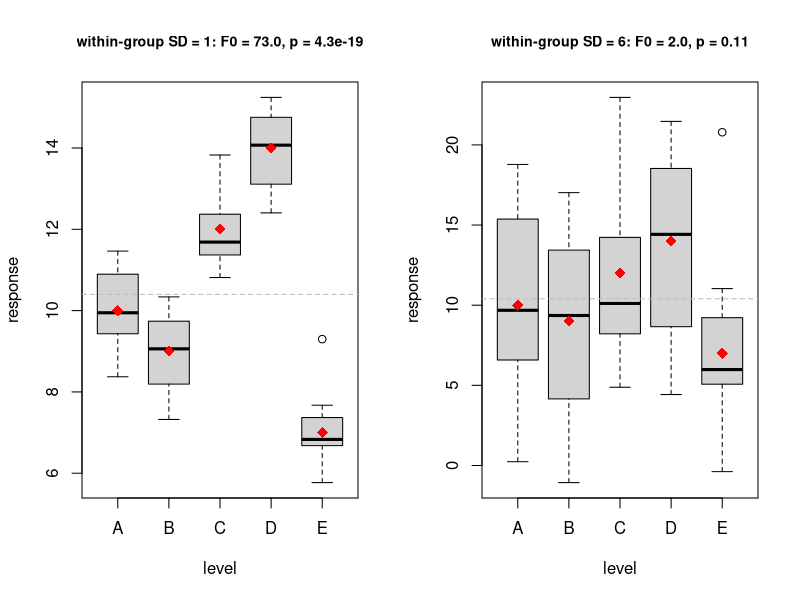

Generate this figure with R:
# Same level means, different within-group scatter: the F statistic of two simulated experiments.
set.seed(0)
means <- c(10, 9, 12, 14, 7)
a <- length(means); n <- 10
noise <- matrix(rnorm(a * n), nrow = a)
noise <- t(apply(noise, 1, function(z) (z - mean(z)) / sd(z)))
level <- factor(rep(LETTERS[1:a], each = n))

op <- par(mfrow = c(1, 2))
for (s in c(1, 6)) {
  y <- as.vector(t(means + s * noise))
  tab <- anova(lm(y ~ level))
  boxplot(y ~ level, xlab = "level", ylab = "response",
          main = sprintf("within-group SD = %d: F0 = %.1f, p = %.2g", s, tab$`F value`[1], tab$`Pr(>F)`[1]),
          cex.main = 0.85)
  points(1:a, tapply(y, level, mean), pch = 18, col = "red", cex = 1.5)
  abline(h = mean(y), lty = 2, col = "gray")
}
par(op)
